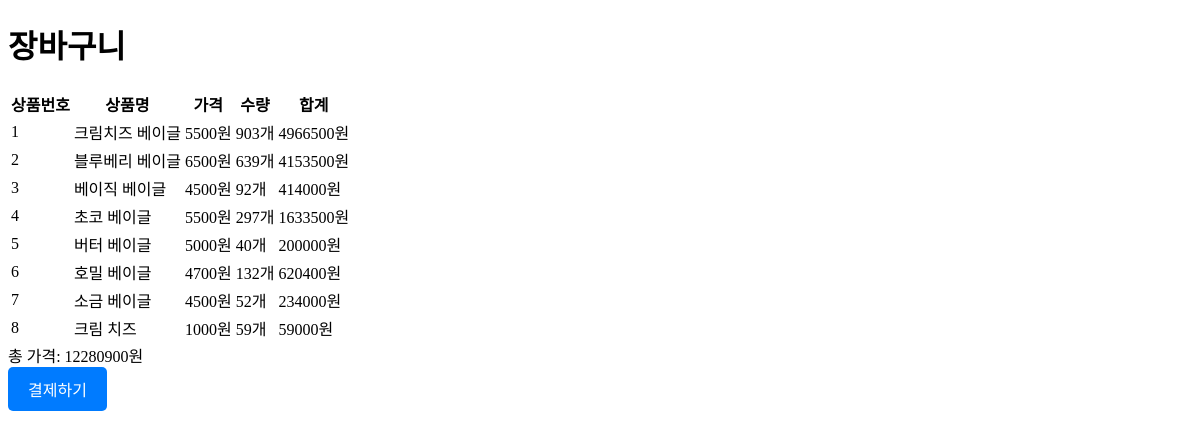
The page /cart on the database its author committed.
### app/models.py (models this page shows, shortened)
class Product(db.Model):
    id = db.Column(db.Integer, primary_key=True)
    product_name = db.Column(db.String(100), nullable=False)
    price = db.Column(db.Numeric(5, 2), nullable=False)
    quantity = db.Column(db.Integer, nullable=False, default=1)

### app/views/control_views.py (the view)
@test.route('/cart', methods=['GET'])
def get_cart_info():
    current_app.logger.info('cart api')
    try:
        print('장바구니 api 진입')
        conn = sqlite3.connect('test.db')
        cursor = conn.cursor()
        user_id = 'test_id'        # 로그인 정보를 확인 할 수 없어 하드코딩했어요!
        sql = f"SELECT A.id AS product_id, " \
              f"       A.product_name AS product_name, " \
              f"       A.price AS price, " \
              f"       COUNT(B.product_id) AS quantity " \
              f"  FROM product A " \
              f" INNER JOIN cart B ON B.product_id = A.id " \
              f" WHERE B.user_id = '{user_id}' " \
              f" GROUP BY B.user_id, A.id;"
        cursor.execute(sql)
        columns = [column[0] for column in cursor.description]
        cart_product = [dict(zip(columns, row)) for row in cursor.fetchall()]
        print("cart_product :: " + str(cart_product))
        total_price = sum(item['price'] * item['quantity'] for item in cart_product)
        cursor.close()
        conn.close()
    except Exception as e:
        if conn is not None:
            conn.rollback()
            conn.close()
        print("error" + str(e))
        current_app.logger.info('error in process: ' + str(e))
        return render_template("cart.html", products=[], total_price=0)
    return render_template("cart.html", products=cart_product, total_price=total_price)

### app/templates/cart.html (shortened to what this page needs)
<!DOCTYPE html>
<html lang="en">
<head>
</head>
<body>
    <div class="container">
        <h1>장바구니</h1>
        <table>
            <tr>
                <th>상품번호</th>
                <th>상품명</th>
                <th>가격</th>
                <th>수량</th>
                <th>합계</th>
            </tr>
            {% if products %}
                {% for product in products %}
                    <tr>
                        <td>{{ product.product_id }}</td>
                        <td>{{ product.product_name }}</td>
                        <td>{{ product.price }}원</td>
                        <td>{{ product.quantity }}개</td>
                        <td>{{ product.price|int * product.quantity|int }}원</td>
                    </tr>
                {% endfor %}
            {% else %}
                <tr>
                    <td colspan="5">장바구니에 상품이 없습니다.</td>
                </tr>
            {% endif %}
        </table>
        {% if products %}
            <div id="cart-total">
                총 가격: {{ total_price }}원
            </div>
            <a class="button" href="/kakaopay/1">결제하기</a>
        {% endif %}
    </div>
</body>
</html>

### app/templates/cart.html (style rules this page uses)
.button { display: inline-block; padding: 10px 20px; background-color: #007bff; color: #fff; text-decoration: none; border-radius: 5px; }

### rows shown on the page
Product: product_id "1", product_name "크림치즈 베이글", price "5500", quantity "903", product.price|int*product.quantity|int "4966500"
Product: product_id "2", product_name "블루베리 베이글", price "6500", quantity "639", product.price|int*product.quantity|int "4153500"
Product: product_id "3", product_name "베이직 베이글", price "4500", quantity "92", product.price|int*product.quantity|int "414000"
Product: product_id "4", product_name "초코 베이글", price "5500", quantity "297", product.price|int*product.quantity|int "1633500"
Product: product_id "5", product_name "버터 베이글", price "5000", quantity "40", product.price|int*product.quantity|int "200000"
Product: product_id "6", product_name "호밀 베이글", price "4700", quantity "132", product.price|int*product.quantity|int "620400"
Product: product_id "7", product_name "소금 베이글", price "4500", quantity "52", product.price|int*product.quantity|int "234000"
Product: product_id "8", product_name "크림 치즈", price "1000", quantity "59", product.price|int*product.quantity|int "59000"

### other values the page prints
{{ total_price }} "12280900"
